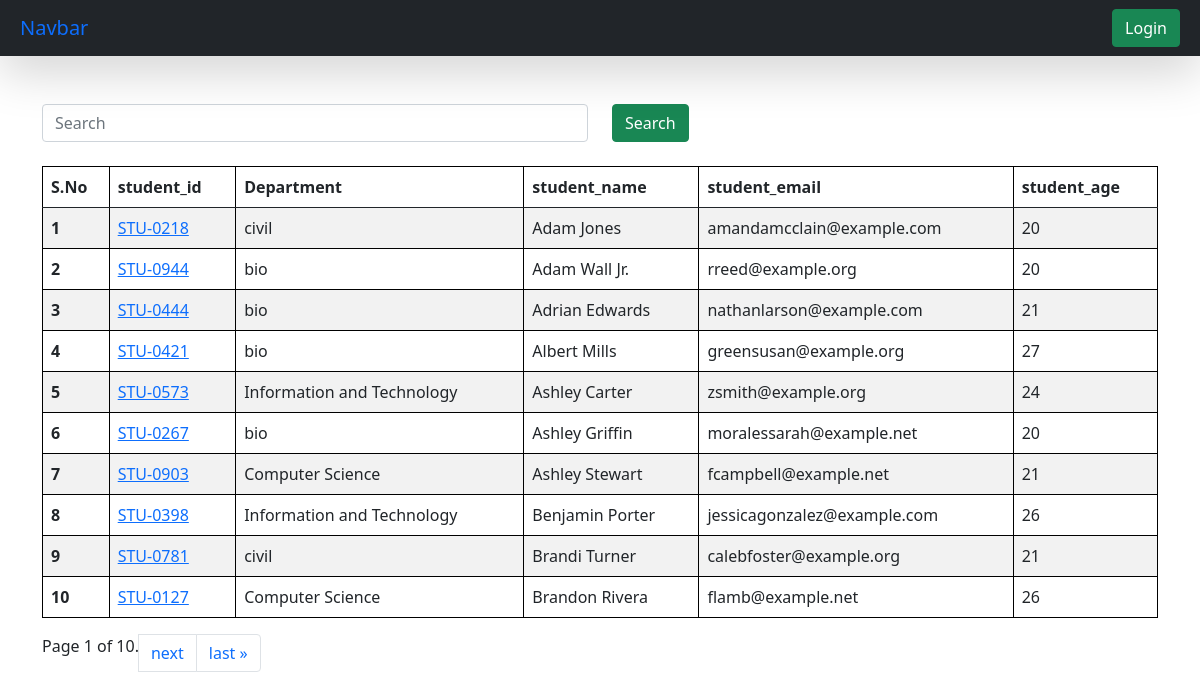
/students/, run on an earlier commit of the app's database.
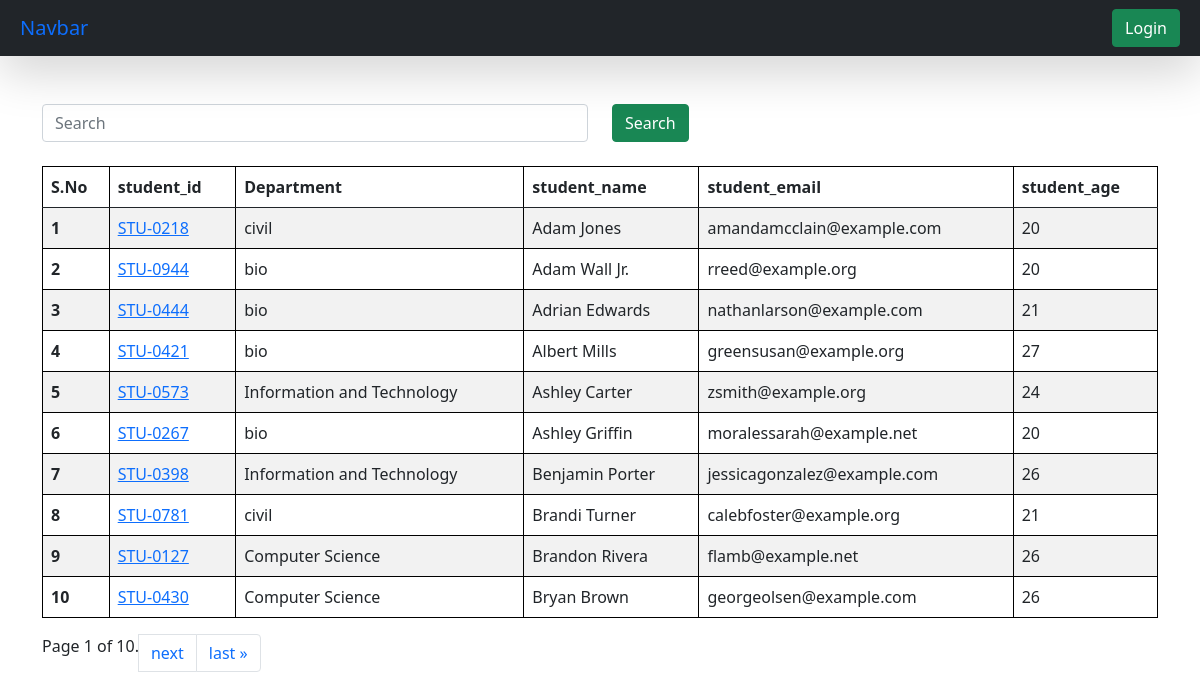
And on a later commit of the database.
### ReportCard/models.py (models this page shows, shortened)
class Student(models.Model):
  department = models.ForeignKey(Department , related_name="depart" , on_delete=models.CASCADE )
  student_id = models.OneToOneField(StudentID , related_name="studentid" , on_delete=models.CASCADE)
  student_name = models.CharField(max_length=100)
  student_email = models.EmailField(unique=True)
  student_age = models.IntegerField(default=18)
  student_address = models.TextField()
  class Meta:
    ordering = ['student_name']
    verbose_name = "student"

class StudentID(models.Model):
  student_id = models.CharField(max_length=100)
  def __str__(self) -> str:
    return self.student_id

class Department(models.Model):
  department = models.CharField(max_length=100)
  class Meta:
    ordering = ['department']

### ReportCard/views.py (the view, shortened to what this page needs)
# urls.py: path('students/' , get_students , name = "get_students"),
def get_students(request):
  queryset = Student.objects.all()
  paginator = Paginator(queryset, 10)
  page_number = request.GET.get("page" , 1)
  page_obj = paginator.get_page(page_number)
  print(page_obj)
  return render(request, 'students.html' , {'queryset' : page_obj})

### ReportCard/templates/students.html (shortened to what this page needs)
{% extends "base.html" %}
{% block start %}
<div class="container mt-5">
  <form class="mb-4">
    <div class="row">
      <div class="col-md-6">
        <input class="form-control" name="search" placeholder="Search">
      </div>
      <div class="col-md-6">
        <button class="btn btn-success">Search</button>
      </div>
    </div>
  </form>
  <table class="table table-striped">
    <thead>
      <tr>
        <th scope="col">S.No</th>
        <th scope="col">student_id</th>
        <th scope="col">Department</th>
        <th scope="col">student_name</th>
        <th scope="col">student_email</th>
        <th scope="col">student_age</th>
      </tr>
    </thead>
    <tbody>
      {% for student in queryset %}
      <tr>
        <th scope="row">{{forloop.counter}}</th>
        <td>
          <a href="{% url 'see_marks' student.student_id %}">
            {{student.student_id}}
          </a>
          </td>
        <td>{{student.department.department}}</td>
        <td>{{student.student_name}}</td>
        <td>{{student.student_email}}</td>
        <td>{{student.student_age}}</td>
      </tr>
      {% endfor%}
    </tbody>
  </table>
  <nav aria-label="Page navigation example">
    <ul class="pagination">
      <span class="current">
        Page {{ queryset.number }} of {{ queryset.paginator.num_pages }}.
      </span>
      {% if queryset.has_next %}
      <li class="page-item"><a class="page-link" href="?page={{ queryset.next_page_number }}">next</a></li>
      <li class="page-item"><a class="page-link" href="?page={{ queryset.paginator.num_pages }}">last &raquo;</a>
      </li>
      {% endif %}
    </ul>
  </nav>
</div>
{% endblock %}

### ReportCard/templates/base.html (shortened to what this page needs)
<!DOCTYPE html>
<html lang="en">
<head>
  <link href="https://cdn.jsdelivr.net/npm/bootstrap@5.0.2/dist/css/bootstrap.min.css" rel="stylesheet">
</head>
<body>
  <nav class="navbar dark p-2 bg-dark shadow-lg ">
    <div class="container-fluid">
        <a class="navbar-brand">Navbar</a>
        <form class="d-flex" role="search">
          {% if request.user.is_authenticated %}
            <a href="/logout/" class="btn btn-success" type="submit">Logout</a>
            {% else %}
            <a href="/login/" class="btn btn-success" type="submit">Login</a>
            {% endif %}
        </form>
    </div>
</nav>
{% block start %}
{% endblock %}
</body>
</html>

### ReportCard/templates/base.html (style rules this page uses)
table, th , td { border: 1px solid black; }

What changed in the data, as far as the page shows it:
removed Student: student_id "STU-0903", department.department "Computer Science", student_name "Ashley Stewart", student_email "fcampbell@example.net", student_age "21"
now on this page (row unchanged): Student: student_id "STU-0430", department.department "Computer Science", student_name "Bryan Brown", student_email "georgeolsen@example.com", student_age "26"
